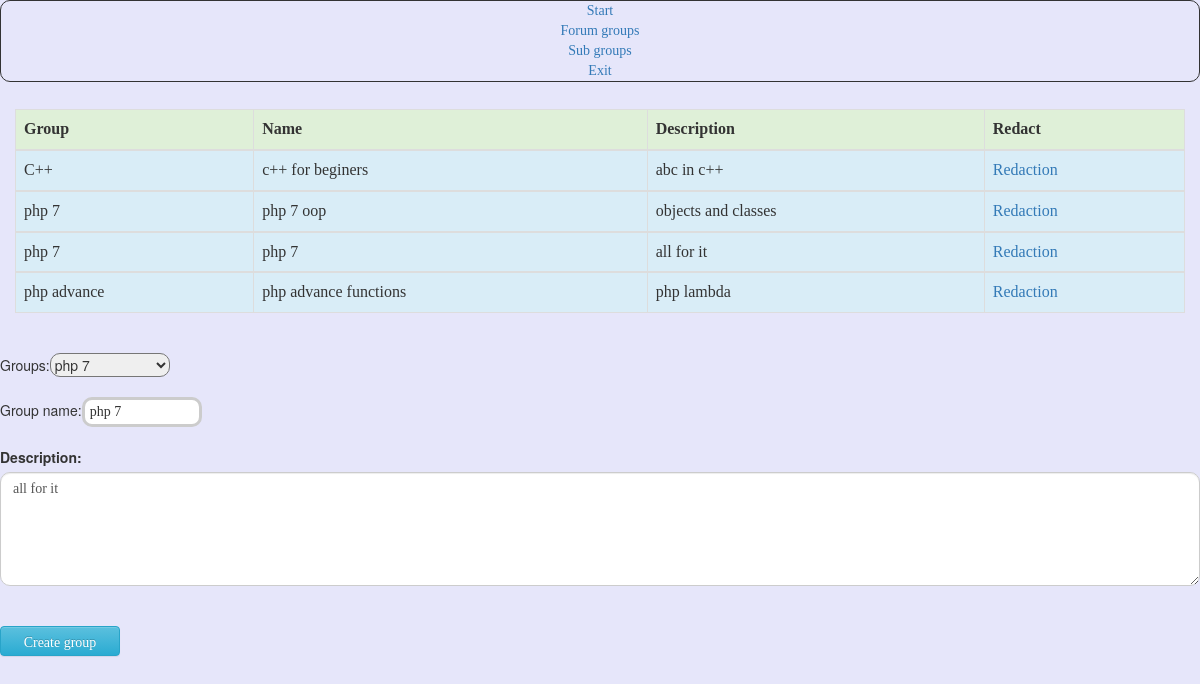
The page /admin/sub_groups.php?modde=eddit&id=4 (signed in) on the database its author committed.
### tables this page shows
CREATE TABLE `category` (
  `category_id` int(11) NOT NULL,
  `group_cat_id` int(11) NOT NULL,
  `name` varchar(50) NOT NULL,
  `description` varchar(255) NOT NULL,
  `active` tinyint(4) NOT NULL DEFAULT '1',
  `date_added` int(11) NOT NULL
);

CREATE TABLE `group_cat` (
  `group_cat_id` int(11) NOT NULL,
  `name` varchar(50) NOT NULL,
  `active` tinyint(4) NOT NULL DEFAULT '1',
  `date_added` int(11) NOT NULL,
  `description` varchar(255) NOT NULL
);

### admin/sub_groups.php (the view, shortened to what this page needs)
<?php session_start();
require('../functions.php');
$dbc = db_connect();
	$take_cat = sql_corect($dbc, 'SELECT gc.name as gcname, c.name, c.description, category_id FROM group_cat as gc, category as c WHERE gc.group_cat_id=c.group_cat_id ORDER BY gcname');
		echo '<div class="container">
				<div class="row">
				 <table class="table table-hover table table-bordered">
				 <thead>
					 <tr class="success">
						<div class="col-sm-4"><th>Group</th> </div>
						<div class="col-sm-4"><th>Name</th> </div>
						<div class="col-sm-4"><th>Description</th></div>
						<div class="col-sm-4"><th>Redact</th></div>
					</tr>
				</thead>';
	while($row = mysqli_fetch_assoc($take_cat)){
		echo $result =" <tbody><tr class='info'><div class='col-sm-4'><td>".$row['gcname'].'</td></div>
						<div class="col-sm-4"><td>'.$row['name'].'</td></div>
						<div class="col-sm-4"><td>'.$row['description'].'</td></div>
					<div class="col-sm-4"><td><a href="sub_groups.php?modde=eddit&id='.$row['category_id'].'">Redaction</a></td></div></tr>';
	}
	echo ' </tbody></table></div></div>';
	if(data_validated($dbc, $_GET['modde']) == 'eddit' && data_validated($dbc, $_GET['id']) > 0){
		$id = data_validated($dbc,(int)$_GET['id']);
		$res = sql_corect($dbc, 'SELECT name, description, group_cat_id, category_id FROM category WHERE category_id = '.$id);
		$edit_cat = mysqli_fetch_assoc($res);
	}
$res = sql_corect($dbc, 'SELECT group_cat_id, name FROM group_cat');
echo  '<form action="'.htmlspecialchars($_SERVER["PHP_SELF"]).'" method="POST"><br/>
Groups:<select name="group">';
   while($row = mysqli_fetch_assoc($res)){
	   if($row['group_cat_id'] == $edit_cat['group_cat_id']){
			echo '<option value = "'.$row['group_cat_id'].'" selected="selected">'.$row['name'].'</option>';
		}else{
			echo '<option value = "'.$row['group_cat_id'].'" >'.$row['name'].'</option>';
		}
	}
echo '<select/><br/><br/>';
echo' <div class="form-group">
	Group name:<input type="text" name="group_name" value="'.$edit_cat['name'].'"></br><br/>
	<label for="comment">Description:</label>
	<textarea name="desc" class="form-control" rows="5" id="comment">'.$edit_cat['description'].'</textarea></br><br/>
	<input type="submit" class="btn btn-info" value="Create group">
	<input type="hidden" name="ng" value="1">
	</div>';

### css/style.css (style rules this page uses)
body { background: rgb(230,230,250) !important; }
a:link { text-decoration: none; font-family: Comic Sans MS; }
textarea { width: 600px; height: 120px; border: 3px solid #cccccc; padding: 5px; font-family: Comic Sans MS; background-position: bottom right; background-repeat: no-repeat; }
input { width: 150px; height: 30px; border: 3px solid #cccccc; padding: 5px; font-family: Comic Sans MS; background-position: bottom right; background-repeat: no-repeat; border-radius:10px; }
select { width:120px; border-radius: 10px; }
table-responsive, th, td { font-family: Comic Sans MS; }
.form-control, #exampleInputEmail1 { font-family: Comic Sans MS !important; border-radius: 10px !important; }
input { width:120px ; font-family: Comic Sans MS !important; }

### rows shown on the page
category: group_cat.name "C++", name "c++ for beginers", description "abc in c++"
category: group_cat.name "php 7", name "php 7 oop", description "objects and classes"
category: group_cat.name "php 7", name "php 7", description "all for it", group_name "php 7", desc "all for it"
category: group_cat.name "php advance", name "php advance functions", description "php lambda"

### other values the page prints
form field group "php 7"
